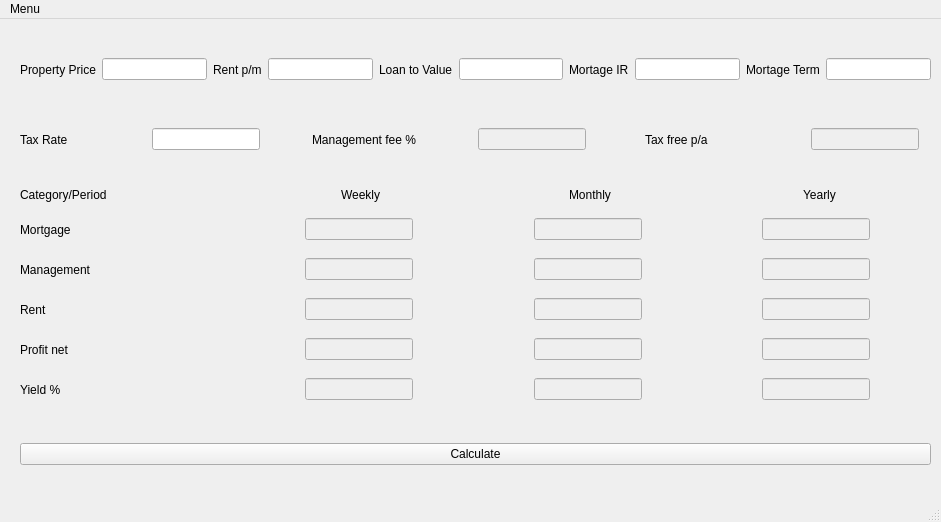
<?xml version="1.0" encoding="UTF-8"?>
<ui version="4.0">
 <class>MainWindow</class>
 <widget class="QMainWindow" name="MainWindow">
  <property name="geometry">
   <rect>
    <x>0</x>
    <y>0</y>
    <width>941</width>
    <height>522</height>
   </rect>
  </property>
  <property name="windowTitle">
   <string>MainWindow</string>
  </property>
  <widget class="QWidget" name="centralwidget">
   <widget class="QWidget" name="verticalLayoutWidget_3">
    <property name="geometry">
     <rect>
      <x>20</x>
      <y>410</y>
      <width>911</width>
      <height>51</height>
     </rect>
    </property>
    <layout class="QVBoxLayout" name="verticalLayout_3">
     <item>
      <widget class="QPushButton" name="calc_button">
       <property name="text">
        <string>Calculate</string>
       </property>
      </widget>
     </item>
    </layout>
   </widget>
   <widget class="QWidget" name="horizontalLayoutWidget_6">
    <property name="geometry">
     <rect>
      <x>20</x>
      <y>310</y>
      <width>907</width>
      <height>41</height>
     </rect>
    </property>
    <layout class="QHBoxLayout" name="horizontalLayout_8">
     <item alignment="Qt::AlignLeft">
      <widget class="QLabel" name="label_10">
       <property name="text">
        <string>Profit net</string>
       </property>
      </widget>
     </item>
     <item alignment="Qt::AlignHCenter">
      <widget class="QLineEdit" name="weekly_profit_net">
       <property name="enabled">
        <bool>false</bool>
       </property>
      </widget>
     </item>
     <item alignment="Qt::AlignHCenter">
      <widget class="QLineEdit" name="monthly_profit_net">
       <property name="enabled">
        <bool>false</bool>
       </property>
      </widget>
     </item>
     <item alignment="Qt::AlignHCenter">
      <widget class="QLineEdit" name="yearly_profit_net">
       <property name="enabled">
        <bool>false</bool>
       </property>
      </widget>
     </item>
    </layout>
   </widget>
   <widget class="QWidget" name="horizontalLayoutWidget">
    <property name="geometry">
     <rect>
      <x>20</x>
      <y>160</y>
      <width>911</width>
      <height>31</height>
     </rect>
    </property>
    <layout class="QHBoxLayout" name="horizontalLayout">
     <item alignment="Qt::AlignLeft">
      <widget class="QLabel" name="label_2">
       <property name="text">
        <string>Category/Period</string>
       </property>
      </widget>
     </item>
     <item alignment="Qt::AlignHCenter">
      <widget class="QLabel" name="label_3">
       <property name="text">
        <string>Weekly</string>
       </property>
      </widget>
     </item>
     <item alignment="Qt::AlignHCenter">
      <widget class="QLabel" name="label_4">
       <property name="text">
        <string>Monthly</string>
       </property>
      </widget>
     </item>
     <item alignment="Qt::AlignHCenter">
      <widget class="QLabel" name="label">
       <property name="text">
        <string>Yearly</string>
       </property>
      </widget>
     </item>
    </layout>
   </widget>
   <widget class="QWidget" name="horizontalLayoutWidget_2">
    <property name="geometry">
     <rect>
      <x>20</x>
      <y>230</y>
      <width>907</width>
      <height>41</height>
     </rect>
    </property>
    <layout class="QHBoxLayout" name="horizontalLayout_2">
     <item alignment="Qt::AlignLeft">
      <widget class="QLabel" name="label_5">
       <property name="text">
        <string>Management</string>
       </property>
      </widget>
     </item>
     <item alignment="Qt::AlignHCenter">
      <widget class="QLineEdit" name="weekly_management">
       <property name="enabled">
        <bool>false</bool>
       </property>
      </widget>
     </item>
     <item alignment="Qt::AlignHCenter">
      <widget class="QLineEdit" name="monthly_management">
       <property name="enabled">
        <bool>false</bool>
       </property>
      </widget>
     </item>
     <item alignment="Qt::AlignHCenter">
      <widget class="QLineEdit" name="yearly_management">
       <property name="enabled">
        <bool>false</bool>
       </property>
      </widget>
     </item>
    </layout>
   </widget>
   <widget class="QWidget" name="horizontalLayoutWidget_3">
    <property name="geometry">
     <rect>
      <x>20</x>
      <y>190</y>
      <width>907</width>
      <height>41</height>
     </rect>
    </property>
    <layout class="QHBoxLayout" name="horizontalLayout_3">
     <item>
      <widget class="QLabel" name="label_6">
       <property name="text">
        <string>Mortgage</string>
       </property>
      </widget>
     </item>
     <item alignment="Qt::AlignHCenter">
      <widget class="QLineEdit" name="weekly_mortgage">
       <property name="enabled">
        <bool>false</bool>
       </property>
      </widget>
     </item>
     <item alignment="Qt::AlignHCenter">
      <widget class="QLineEdit" name="monthly_mortgage">
       <property name="enabled">
        <bool>false</bool>
       </property>
      </widget>
     </item>
     <item alignment="Qt::AlignHCenter">
      <widget class="QLineEdit" name="yearly_mortgage">
       <property name="enabled">
        <bool>false</bool>
       </property>
      </widget>
     </item>
    </layout>
   </widget>
   <widget class="QWidget" name="horizontalLayoutWidget_4">
    <property name="geometry">
     <rect>
      <x>20</x>
      <y>270</y>
      <width>907</width>
      <height>41</height>
     </rect>
    </property>
    <layout class="QHBoxLayout" name="horizontalLayout_9">
     <item>
      <widget class="QLabel" name="label_11">
       <property name="text">
        <string>Rent</string>
       </property>
      </widget>
     </item>
     <item alignment="Qt::AlignHCenter">
      <widget class="QLineEdit" name="weekly_rent">
       <property name="enabled">
        <bool>false</bool>
       </property>
      </widget>
     </item>
     <item alignment="Qt::AlignHCenter">
      <widget class="QLineEdit" name="monthly_rent">
       <property name="enabled">
        <bool>false</bool>
       </property>
      </widget>
     </item>
     <item alignment="Qt::AlignHCenter">
      <widget class="QLineEdit" name="yearly_rent">
       <property name="enabled">
        <bool>false</bool>
       </property>
      </widget>
     </item>
    </layout>
   </widget>
   <widget class="QWidget" name="horizontalLayoutWidget_5">
    <property name="geometry">
     <rect>
      <x>20</x>
      <y>100</y>
      <width>911</width>
      <height>41</height>
     </rect>
    </property>
    <layout class="QHBoxLayout" name="horizontalLayout_4">
     <item>
      <widget class="QLabel" name="label_14">
       <property name="text">
        <string>Tax Rate</string>
       </property>
      </widget>
     </item>
     <item alignment="Qt::AlignHCenter|Qt::AlignVCenter">
      <widget class="QLineEdit" name="tax_rate">
       <property name="enabled">
        <bool>true</bool>
       </property>
      </widget>
     </item>
     <item>
      <spacer name="horizontalSpacer_4">
       <property name="orientation">
        <enum>Qt::Horizontal</enum>
       </property>
       <property name="sizeType">
        <enum>QSizePolicy::Preferred</enum>
       </property>
       <property name="sizeHint" stdset="0">
        <size>
         <width>40</width>
         <height>20</height>
        </size>
       </property>
      </spacer>
     </item>
     <item>
      <widget class="QLabel" name="label_12">
       <property name="text">
        <string>Management fee %</string>
       </property>
      </widget>
     </item>
     <item>
      <spacer name="horizontalSpacer">
       <property name="orientation">
        <enum>Qt::Horizontal</enum>
       </property>
       <property name="sizeType">
        <enum>QSizePolicy::Preferred</enum>
       </property>
       <property name="sizeHint" stdset="0">
        <size>
         <width>40</width>
         <height>20</height>
        </size>
       </property>
      </spacer>
     </item>
     <item alignment="Qt::AlignLeft">
      <widget class="QLineEdit" name="management_fee_percent">
       <property name="enabled">
        <bool>false</bool>
       </property>
      </widget>
     </item>
     <item>
      <spacer name="horizontalSpacer_2">
       <property name="orientation">
        <enum>Qt::Horizontal</enum>
       </property>
       <property name="sizeType">
        <enum>QSizePolicy::Preferred</enum>
       </property>
       <property name="sizeHint" stdset="0">
        <size>
         <width>40</width>
         <height>20</height>
        </size>
       </property>
      </spacer>
     </item>
     <item alignment="Qt::AlignLeft">
      <widget class="QLabel" name="label_13">
       <property name="text">
        <string>Tax free p/a</string>
       </property>
      </widget>
     </item>
     <item>
      <spacer name="horizontalSpacer_3">
       <property name="orientation">
        <enum>Qt::Horizontal</enum>
       </property>
       <property name="sizeType">
        <enum>QSizePolicy::Preferred</enum>
       </property>
       <property name="sizeHint" stdset="0">
        <size>
         <width>40</width>
         <height>20</height>
        </size>
       </property>
      </spacer>
     </item>
     <item alignment="Qt::AlignLeft">
      <widget class="QLineEdit" name="tax_free_amount">
       <property name="enabled">
        <bool>false</bool>
       </property>
      </widget>
     </item>
    </layout>
   </widget>
   <widget class="QWidget" name="horizontalLayoutWidget_7">
    <property name="geometry">
     <rect>
      <x>20</x>
      <y>30</y>
      <width>911</width>
      <height>41</height>
     </rect>
    </property>
    <layout class="QHBoxLayout" name="horizontalLayout_5">
     <item>
      <widget class="QLabel" name="label_7">
       <property name="text">
        <string>Property Price</string>
       </property>
      </widget>
     </item>
     <item alignment="Qt::AlignLeft">
      <widget class="QLineEdit" name="property_price"/>
     </item>
     <item>
      <widget class="QLabel" name="label_8">
       <property name="text">
        <string>Rent p/m</string>
       </property>
      </widget>
     </item>
     <item alignment="Qt::AlignLeft">
      <widget class="QLineEdit" name="rent_per_month"/>
     </item>
     <item>
      <widget class="QLabel" name="label_9">
       <property name="text">
        <string>Loan to Value</string>
       </property>
      </widget>
     </item>
     <item alignment="Qt::AlignLeft">
      <widget class="QLineEdit" name="loan_to_value_ratio"/>
     </item>
     <item>
      <widget class="QLabel" name="label_15">
       <property name="text">
        <string>Mortage IR</string>
       </property>
      </widget>
     </item>
     <item>
      <widget class="QLineEdit" name="mortgage_ir"/>
     </item>
     <item>
      <widget class="QLabel" name="label_17">
       <property name="text">
        <string>Mortage Term</string>
       </property>
      </widget>
     </item>
     <item>
      <widget class="QLineEdit" name="mortgage_term"/>
     </item>
    </layout>
   </widget>
   <widget class="QWidget" name="horizontalLayoutWidget_8">
    <property name="geometry">
     <rect>
      <x>20</x>
      <y>350</y>
      <width>907</width>
      <height>41</height>
     </rect>
    </property>
    <layout class="QHBoxLayout" name="horizontalLayout_10">
     <item alignment="Qt::AlignLeft">
      <widget class="QLabel" name="label_16">
       <property name="text">
        <string>Yield %</string>
       </property>
      </widget>
     </item>
     <item alignment="Qt::AlignHCenter">
      <widget class="QLineEdit" name="weekly_yield">
       <property name="enabled">
        <bool>false</bool>
       </property>
      </widget>
     </item>
     <item alignment="Qt::AlignHCenter">
      <widget class="QLineEdit" name="monthly_yield">
       <property name="enabled">
        <bool>false</bool>
       </property>
      </widget>
     </item>
     <item alignment="Qt::AlignHCenter">
      <widget class="QLineEdit" name="yearly_yield">
       <property name="enabled">
        <bool>false</bool>
       </property>
      </widget>
     </item>
    </layout>
   </widget>
  </widget>
  <widget class="QMenuBar" name="menubar">
   <property name="geometry">
    <rect>
     <x>0</x>
     <y>0</y>
     <width>941</width>
     <height>30</height>
    </rect>
   </property>
   <widget class="QMenu" name="menuMenu">
    <property name="title">
     <string>Menu</string>
    </property>
    <addaction name="actionQuit"/>
   </widget>
   <addaction name="menuMenu"/>
  </widget>
  <widget class="QStatusBar" name="statusbar"/>
  <action name="actionQuit">
   <property name="text">
    <string>Quit</string>
   </property>
  </action>
 </widget>
 <resources/>
 <connections/>
</ui>
